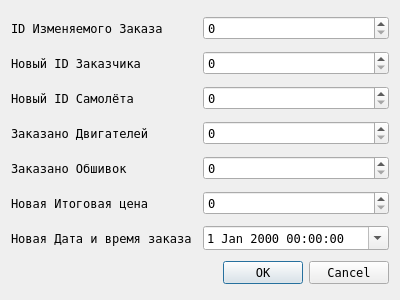
<?xml version="1.0" encoding="UTF-8"?>
<ui version="4.0">
 <class>Dialog</class>
 <widget class="QDialog" name="Dialog">
  <property name="geometry">
   <rect>
    <x>0</x>
    <y>0</y>
    <width>400</width>
    <height>300</height>
   </rect>
  </property>
  <property name="font">
   <font>
    <family>Fixedsys</family>
    <pointsize>9</pointsize>
    <italic>false</italic>
    <bold>false</bold>
   </font>
  </property>
  <property name="windowTitle">
   <string>Обновление Заказа</string>
  </property>
  <property name="styleSheet">
   <string notr="true">font: 9pt &quot;Fixedsys&quot;;</string>
  </property>
  <layout class="QVBoxLayout" name="verticalLayout">
   <item>
    <layout class="QHBoxLayout" name="horizontalLayout_7">
     <item>
      <widget class="QLabel" name="label_7">
       <property name="text">
        <string>ID Изменяемого Заказа</string>
       </property>
      </widget>
     </item>
     <item>
      <widget class="QSpinBox" name="spinBox_6"/>
     </item>
    </layout>
   </item>
   <item>
    <layout class="QHBoxLayout" name="horizontalLayout_4">
     <item>
      <widget class="QLabel" name="label_6">
       <property name="text">
        <string>Новый ID Заказчика</string>
       </property>
      </widget>
     </item>
     <item>
      <widget class="QSpinBox" name="spinBox"/>
     </item>
    </layout>
   </item>
   <item>
    <layout class="QHBoxLayout" name="horizontalLayout_5">
     <item>
      <widget class="QLabel" name="label_5">
       <property name="text">
        <string>Новый ID Самолёта</string>
       </property>
      </widget>
     </item>
     <item>
      <widget class="QSpinBox" name="spinBox_2"/>
     </item>
    </layout>
   </item>
   <item>
    <layout class="QHBoxLayout" name="horizontalLayout">
     <item>
      <widget class="QLabel" name="label_4">
       <property name="text">
        <string>Заказано Двигателей</string>
       </property>
      </widget>
     </item>
     <item>
      <widget class="QSpinBox" name="spinBox_3"/>
     </item>
    </layout>
   </item>
   <item>
    <layout class="QHBoxLayout" name="horizontalLayout_6">
     <item>
      <widget class="QLabel" name="label_3">
       <property name="text">
        <string>Заказано Обшивок</string>
       </property>
      </widget>
     </item>
     <item>
      <widget class="QSpinBox" name="spinBox_4"/>
     </item>
    </layout>
   </item>
   <item>
    <layout class="QHBoxLayout" name="horizontalLayout_2">
     <item>
      <widget class="QLabel" name="label_2">
       <property name="text">
        <string>Новая Итоговая цена</string>
       </property>
      </widget>
     </item>
     <item>
      <widget class="QSpinBox" name="spinBox_5"/>
     </item>
    </layout>
   </item>
   <item>
    <layout class="QHBoxLayout" name="horizontalLayout_3">
     <item>
      <widget class="QLabel" name="label">
       <property name="text">
        <string>Новая Дата и время заказа</string>
       </property>
      </widget>
     </item>
     <item>
      <widget class="QDateTimeEdit" name="dateTimeEdit">
       <property name="calendarPopup">
        <bool>true</bool>
       </property>
      </widget>
     </item>
    </layout>
   </item>
   <item>
    <widget class="QDialogButtonBox" name="buttonBox">
     <property name="orientation">
      <enum>Qt::Orientation::Horizontal</enum>
     </property>
     <property name="standardButtons">
      <set>QDialogButtonBox::StandardButton::Cancel|QDialogButtonBox::StandardButton::Ok</set>
     </property>
    </widget>
   </item>
  </layout>
 </widget>
 <resources/>
 <connections>
  <connection>
   <sender>buttonBox</sender>
   <signal>accepted()</signal>
   <receiver>Dialog</receiver>
   <slot>accept()</slot>
   <hints>
    <hint type="sourcelabel">
     <x>248</x>
     <y>254</y>
    </hint>
    <hint type="destinationlabel">
     <x>157</x>
     <y>274</y>
    </hint>
   </hints>
  </connection>
  <connection>
   <sender>buttonBox</sender>
   <signal>rejected()</signal>
   <receiver>Dialog</receiver>
   <slot>reject()</slot>
   <hints>
    <hint type="sourcelabel">
     <x>316</x>
     <y>260</y>
    </hint>
    <hint type="destinationlabel">
     <x>286</x>
     <y>274</y>
    </hint>
   </hints>
  </connection>
 </connections>
</ui>
